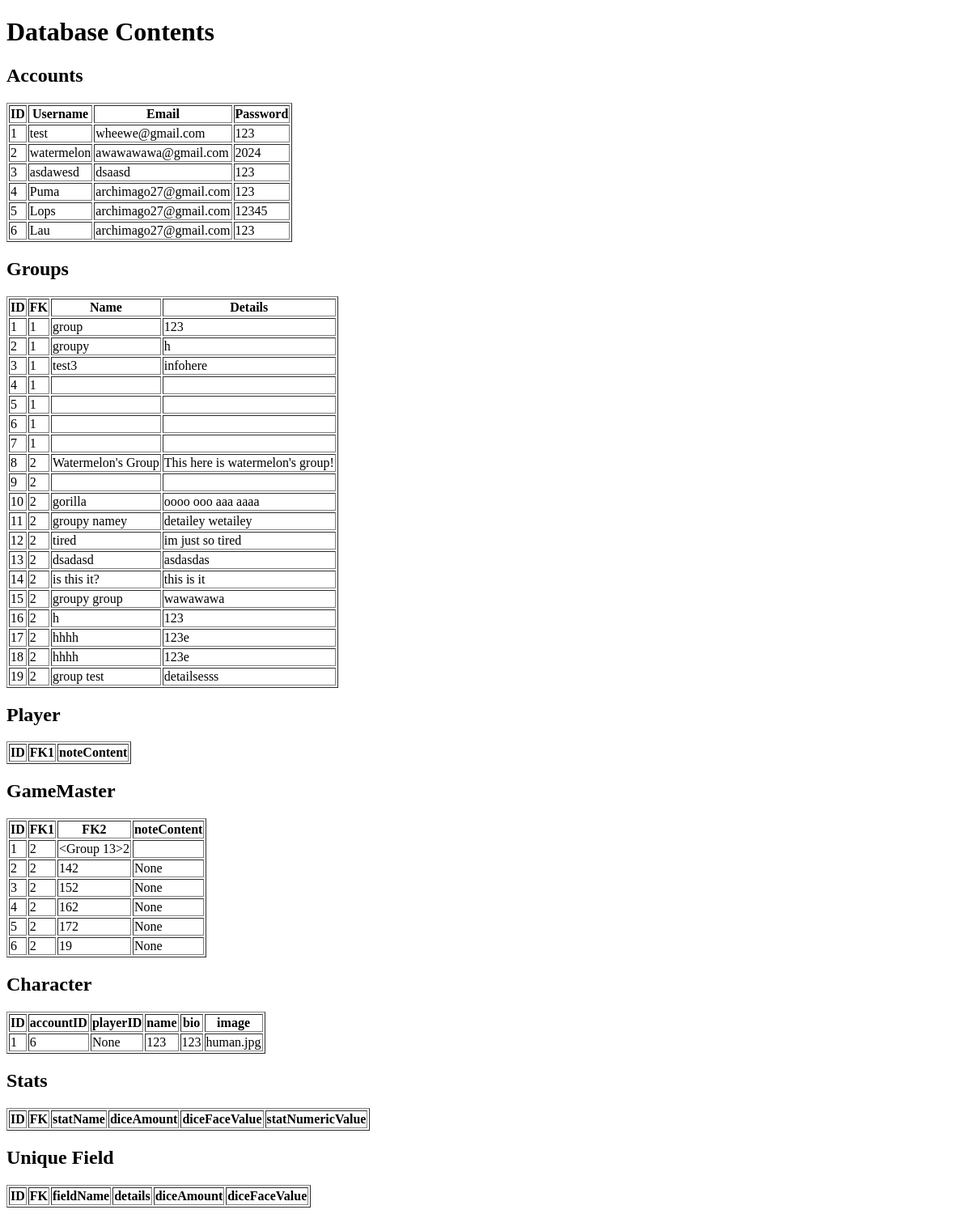
The page /database on the database its author committed.
### app.py (models this page shows)
class Account(UserMixin, db.Model):
    id = db.Column(db.Integer, primary_key=True)
    username = db.Column(db.String(80), unique=True, nullable=False)
    email = db.Column(db.String(80), nullable=False)
    password = db.Column(db.String(80), nullable=False)
    groups = db.relationship('Group', backref='account', lazy=True)
    characters = db.relationship('Character', backref='account', lazy=True)

class Group(db.Model):
    id = db.Column(db.Integer, primary_key=True)
    accountID = db.Column(db.Integer, db.ForeignKey('account.id'), nullable=False)
    groupName = db.Column(db.String(80), nullable=False)
    groupDetails = db.Column(db.String(500), nullable=True)
    playerList = db.Column(db.String(500), nullable=True)
    players = db.relationship("Player", backref='group', lazy=True)
    gameMaster = db.relationship("GameMaster", backref='group1', uselist=False, lazy=True)

class GameMaster(db.Model):
    id = db.Column(db.Integer, primary_key=True)
    accountID = db.Column(db.Integer, db.ForeignKey('group.accountID'), nullable=False)
    groupID = db.Column(db.Integer, db.ForeignKey('group1.id'), nullable=False)
    noteContent = db.Column(db.String(500), nullable=True)

class Character(db.Model):
    id = db.Column(db.Integer, primary_key=True)
    accountID = db.Column(db.Integer, db.ForeignKey('account.id'), nullable=False)
    playerID = db.Column(db.Integer, db.ForeignKey('player.id'), nullable=True)
    name = db.Column(db.String(80), nullable=False)
    bio = db.Column(db.String(500), nullable=True)
    image = db.Column(db.String(80), nullable=True) #file for saved img path probably
    uniqueFields = db.relationship("UniqueField", backref='character', lazy=True)
    stats = db.relationship("Stats", backref='character', lazy=True)

### app.py (the view)
@app.route('/database')
def database():
    accounts = Account.query.all()
    groups = Group.query.all()
    players = Player.query.all()
    gameMasters = GameMaster.query.all()
    characters = Character.query.all()
    statistics = Stats.query.all()
    uniqueFields = UniqueField.query.all()
    return render_template('database.html', accounts=accounts, groups=groups, players=players, gameMasters=gameMasters, characters=characters, statistics=statistics, uniqueFields=uniqueFields)

### templates/database.html (shortened to what this page needs)
<!DOCTYPE html>
<html lang="en">
<head>
    <link rel="stylesheet" href="styles.css">
</head>
<body>
    <h1>Database Contents</h1>
    <h2>Accounts</h2>
    <table border="1">
        <thead>
            <tr>
                <th>ID</th>
                <th>Username</th>
                <th>Email</th>
                <th>Password</th>
            </tr>
        </thead>
        <tbody>
            {% for account in accounts %}
            <tr>
                <td>{{ account.id }}</td>
                <td>{{ account.username }}</td>
                <td>{{ account.email }}</td>
                <td>{{ account.password }}</td>
            </tr>
            {% endfor %}
        </tbody>
    </table>
    <h2>Groups</h2>
    <table border="1">
        <thead>
            <tr>
                <th>ID</th>
                <th>FK</th>
                <th>Name</th>
                <th>Details</th>
            </tr>
        </thead>
        <tbody>
            {% for group in groups %}
            <tr>
                <td>{{ group.id }}</td>
                <td>{{ group.accountID }} </td>
                <td>{{ group.groupName }}</td>
                <td>{{ group.groupDetails }}</td>
            </tr>
            {% endfor %}
        </tbody>
    </table>
    <h2>Player</h2>
    <table border="1">
        <thead>
            <tr>
                <th>ID</th>
                <th>FK1</th>
                <th>noteContent</th>
            </tr>
        </thead>
    </table>
    <h2>GameMaster</h2>
    <table border="1">
        <thead>
            <tr>
                <th>ID</th>
                <th>FK1</th>
                <th>FK2</th>
                <th>noteContent</th>
            </tr>
        </thead>
        <tbody>
            {% for gameMaster in gameMasters %}
            <tr>
                <td>{{ gameMaster.id }}</td>
                <td>{{ gameMaster.accountID }}</td>
                <td>{{ gameMaster.groupID }}</td>
                <td>{{ gameMaster.noteContent }}</td>
            </tr>
            {% endfor %}
        </tbody>
    </table>
    <h2>Character</h2>
    <table border="1">
        <thead>
            <tr>
                <th>ID</th>
                <th>accountID</th>
                <th>playerID</th>
                <th>name</th>
                <th>bio</th>
                <th>image</th>
            </tr>
        </thead>
        <tbody>
            {% for character in characters %}
            <tr>
                <td>{{ character.id }}</td>
                <td>{{ character.accountID }}</td>
                <td>{{ character.playerID }}</td>
                <td>{{ character.name }}</td>
                <td>{{ character.bio }}</td>
                <td>{{ character.image }}</td>
            </tr>
            {% endfor %}
        </tbody>
    </table>
    <h2>Stats</h2>
    <table border="1">
        <thead>
            <tr>
                <th>ID</th>
                <th>FK</th>
                <th>statName</th>
                <th>diceAmount</th>
                <th>diceFaceValue</th>
                <th>statNumericValue</th>
            </tr>
        </thead>
    </table>
    <h2>Unique Field</h2>
    <table border="1">
        <thead>
            <tr>
                <th>ID</th>
                <th>FK</th>
                <th>fieldName</th>
                <th>details</th>
                <th>diceAmount</th>
                <th>diceFaceValue</th>
            </tr>
        </thead>
    </table>
</body>
</html>

### rows shown on the page
Account: id "1", username "test", email "wheewe@gmail.com", password "123"
Account: id "2", username "watermelon", email "awawawawa@gmail.com", password "2024"
Account: id "3", username "asdawesd", email "dsaasd", password "123"
Account: id "4", username "Puma", email "archimago27@gmail.com", password "123"
Account: id "5", username "Lops", email "archimago27@gmail.com", password "12345"
Account: id "6", username "Lau", email "archimago27@gmail.com", password "123"
Group: id "1", accountID "1", groupName "group", groupDetails "123"
Group: id "2", accountID "1", groupName "groupy", groupDetails "h"
Group: id "3", accountID "1", groupName "test3", groupDetails "infohere"
Group: id "4", accountID "1"
Group: id "5", accountID "1"
Group: id "6", accountID "1"
Group: id "7", accountID "1"
Group: id "8", accountID "2", groupName "Watermelon's Group", groupDetails "This here is watermelon's group!"
Group: id "9", accountID "2"
Group: id "10", accountID "2", groupName "gorilla", groupDetails "oooo ooo aaa aaaa"
Group: id "11", accountID "2", groupName "groupy namey", groupDetails "detailey wetailey"
Group: id "12", accountID "2", groupName "tired", groupDetails "im just so tired"
Group: id "13", accountID "2", groupName "dsadasd", groupDetails "asdasdas"
Group: id "14", accountID "2", groupName "is this it?", groupDetails "this is it"
Group: id "15", accountID "2", groupName "groupy group", groupDetails "wawawawa"
Group: id "16", accountID "2", groupName "h", groupDetails "123"
Group: id "17", accountID "2", groupName "hhhh", groupDetails "123e"
Group: id "18", accountID "2", groupName "hhhh", groupDetails "123e"
Group: id "19", accountID "2", groupName "group test", groupDetails "detailsesss"
GameMaster: id "1", accountID "2", groupID "<Group 13>2"
GameMaster: id "2", accountID "2", groupID "142", noteContent "None"
GameMaster: id "3", accountID "2", groupID "152", noteContent "None"
GameMaster: id "4", accountID "2", groupID "162", noteContent "None"
GameMaster: id "5", accountID "2", groupID "172", noteContent "None"
GameMaster: id "6", accountID "2", groupID "19", noteContent "None"
Character: id "1", accountID "6", playerID "None", name "123", bio "123", image "human.jpg"
